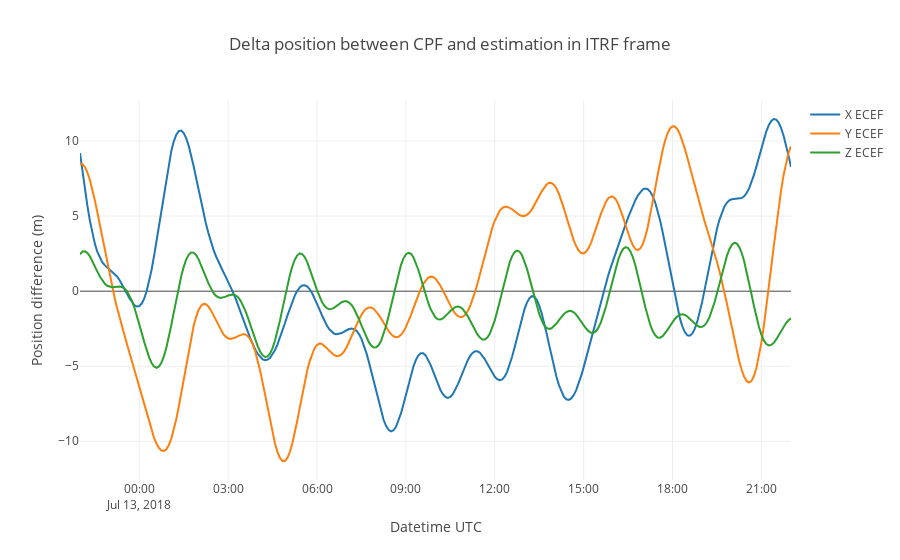

The cell this chart's notebook holds for it:
### Markdown cell above
Plotting position difference

### Code cell
import plotly.graph_objs as go

traceX = go.Scatter(
    x = cpfDataFrame['x'].index,
    y = PV_ecef_df['x'] - cpfDataFrame['x'],
    mode='lines',
    name='X ECEF'
)

traceY = go.Scatter(
    x = cpfDataFrame['y'].index,
    y = PV_ecef_df['y'] - cpfDataFrame['y'],
    mode='lines',
    name='Y ECEF'
)

traceZ = go.Scatter(
    x = cpfDataFrame['z'].index,
    y = PV_ecef_df['z'] - cpfDataFrame['z'],
    mode='lines',
    name='Z ECEF'
)

data = [traceX, traceY, traceZ]

layout = go.Layout(
    title = 'Delta position between CPF and estimation in ITRF frame',
    xaxis = dict(
        title = 'Datetime UTC'
    ),
    yaxis = dict(
        title = 'Position difference (m)'
    )
)

fig = dict(data=data, layout=layout)

py.iplot(fig)

### Figure 1 — Plotly figure (JSON) as saved in the notebook; plotly's stock layout.template omitted (floating-point values rounded to 4 significant figures; data arrays with more than 128 entries replaced by an {"elided": "..."} marker saying what was removed)
{"data": [{"mode": "lines", "name": "X ECEF", "type": "scatter", "uid": "57662482-2aeb-467a-9f6a-07cb91863997", "x": {"elided": "289 str values"}, "y": {"elided": "289 float values"}}, {"mode": "lines", "name": "Y ECEF", "type": "scatter", "uid": "bf2220d2-251a-43c2-86c0-93a76bfc005d", "x": {"elided": "289 str values"}, "y": {"elided": "289 float values"}}, {"mode": "lines", "name": "Z ECEF", "type": "scatter", "uid": "bcf7daff-2f17-4e68-a641-3302acbeff5b", "x": {"elided": "289 str values"}, "y": {"elided": "289 float values"}}], "layout": {"title": {"text": "Delta position between CPF and estimation in ITRF frame"}, "xaxis": {"autorange": true, "range": ["2018-07-12 22:00", "2018-07-13 22:00"], "title": {"text": "Datetime UTC"}, "type": "date"}, "yaxis": {"autorange": true, "range": [-12.58, 12.74], "title": {"text": "Position difference (m)"}, "type": "linear"}}}
